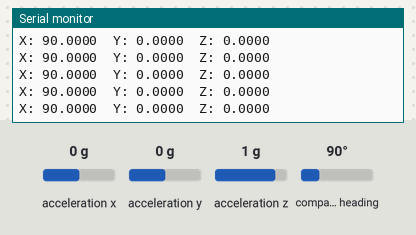
Simulated run of this program. Board: ESP32-S3. Parts: the last lines printed to the serial monitor. The test bench sets the inputs (shaded band); at power-on: acceleration z 1 g, acceleration y 0 g, compass heading 90°, acceleration x 0 g.

Above: at 2.2 s.
2.3 s: acceleration z set to -1.4 g
At 3.2 s:
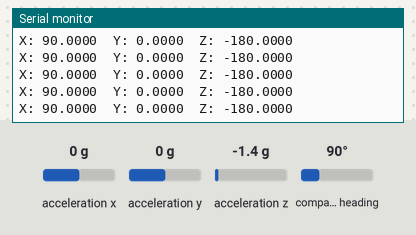
5.3 s: acceleration y set to -1.4 g
At 5.8 s:
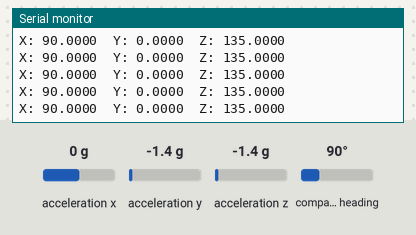
8.3 s: compass heading set to 7°
Timing chart, 0 to 8.3 s (numbered marks = the images above; inputs shaded):
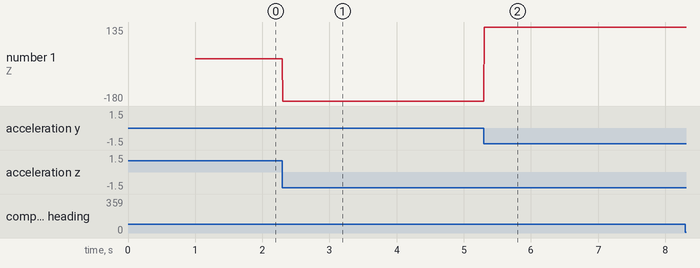

The program:

main.cpp
```cpp
#include <Arduino.h>
#include <Adafruit_Sensor.h>
#include <Adafruit_BNO055.h>
#include <utility/imumaths.h>

Adafruit_BNO055 bno = Adafruit_BNO055(55, 0x28, &Wire);

bool bno055_connected = false;
unsigned long last_bno055_check_stamp;

bool init_BNO055(){
  /// BNO055 setup//
  if (!bno.begin()){
    /* There was a problem detecting the BNO055 ... check your connections */
    USBSerial.print("Ooops, no BNO055 detected ... Check your wiring or I2C ADDR!");
    return false;
  }
  delay(1000);
  bno.setExtCrystalUse(true);
  return true;
}

void setup() {

  USBSerial.begin(115200);

  last_bno055_check_stamp = millis();
  bno055_connected = init_BNO055();

}

void loop() {

  if (bno055_connected){
    sensors_event_t event;
    bno.getEvent(&event);

    /* Display the floating point data */
    USBSerial.print("X: ");
    USBSerial.print(event.orientation.x, 4);
    USBSerial.print("\tY: ");
    USBSerial.print(event.orientation.y, 4);
    USBSerial.print("\tZ: ");
    USBSerial.print(event.orientation.z, 4);
    USBSerial.println("");
  } else {
    if ((millis() - last_bno055_check_stamp) > 3000){
      last_bno055_check_stamp = millis();
      bno055_connected = init_BNO055();
    }
  }


}
```

Measured:
- after the input at 2.3 s, the serial monitor: prints a new line at once (image 1)
- after the input at 5.3 s, the serial monitor: prints a new line at once (image 2)
- plotted number 1: 0 → -180 after the input at 2.3 s, -180 → 135 after the input at 5.3 s
